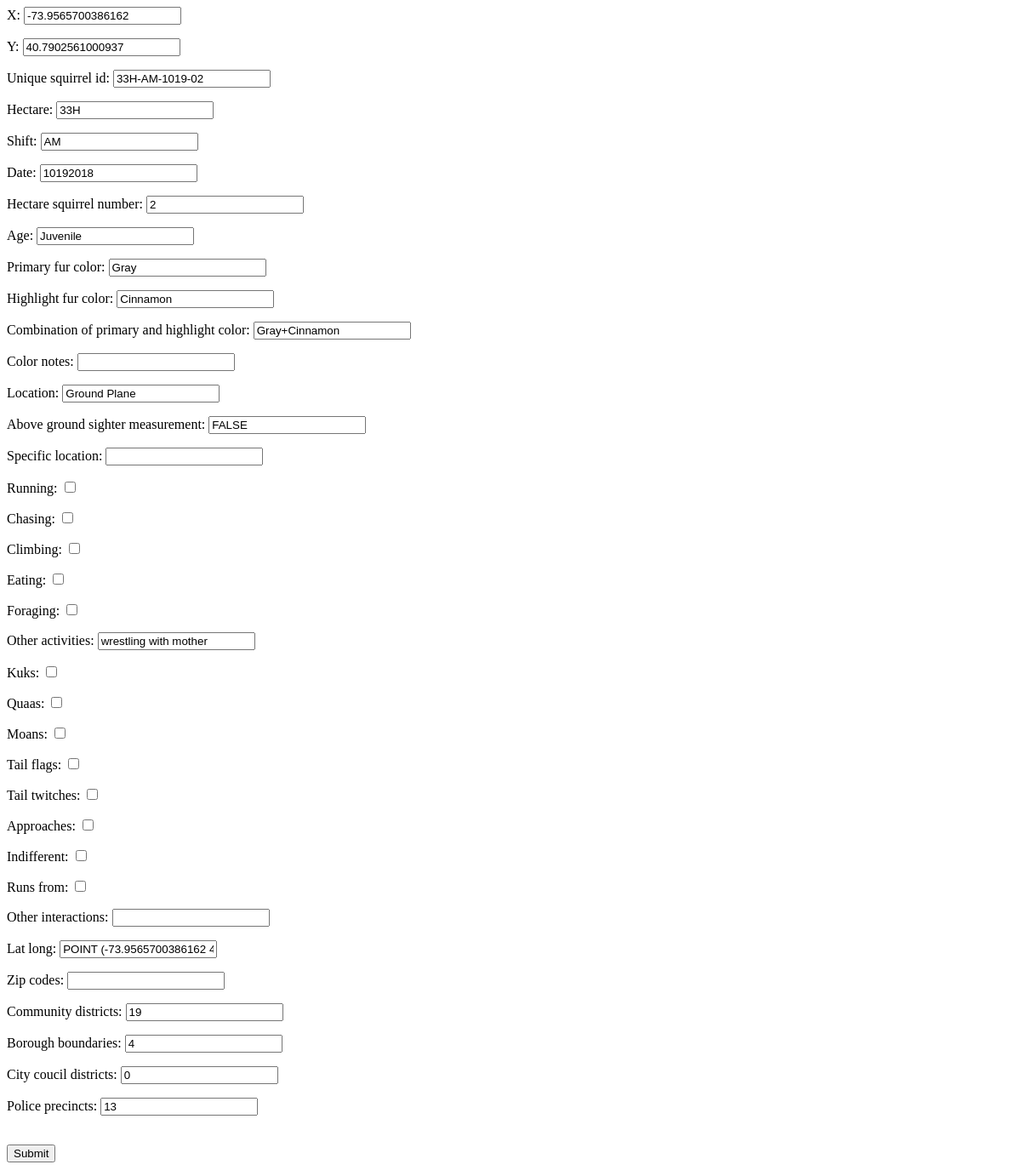
/sightings/33H-AM-1019-02/, run on an earlier commit of the app's database.
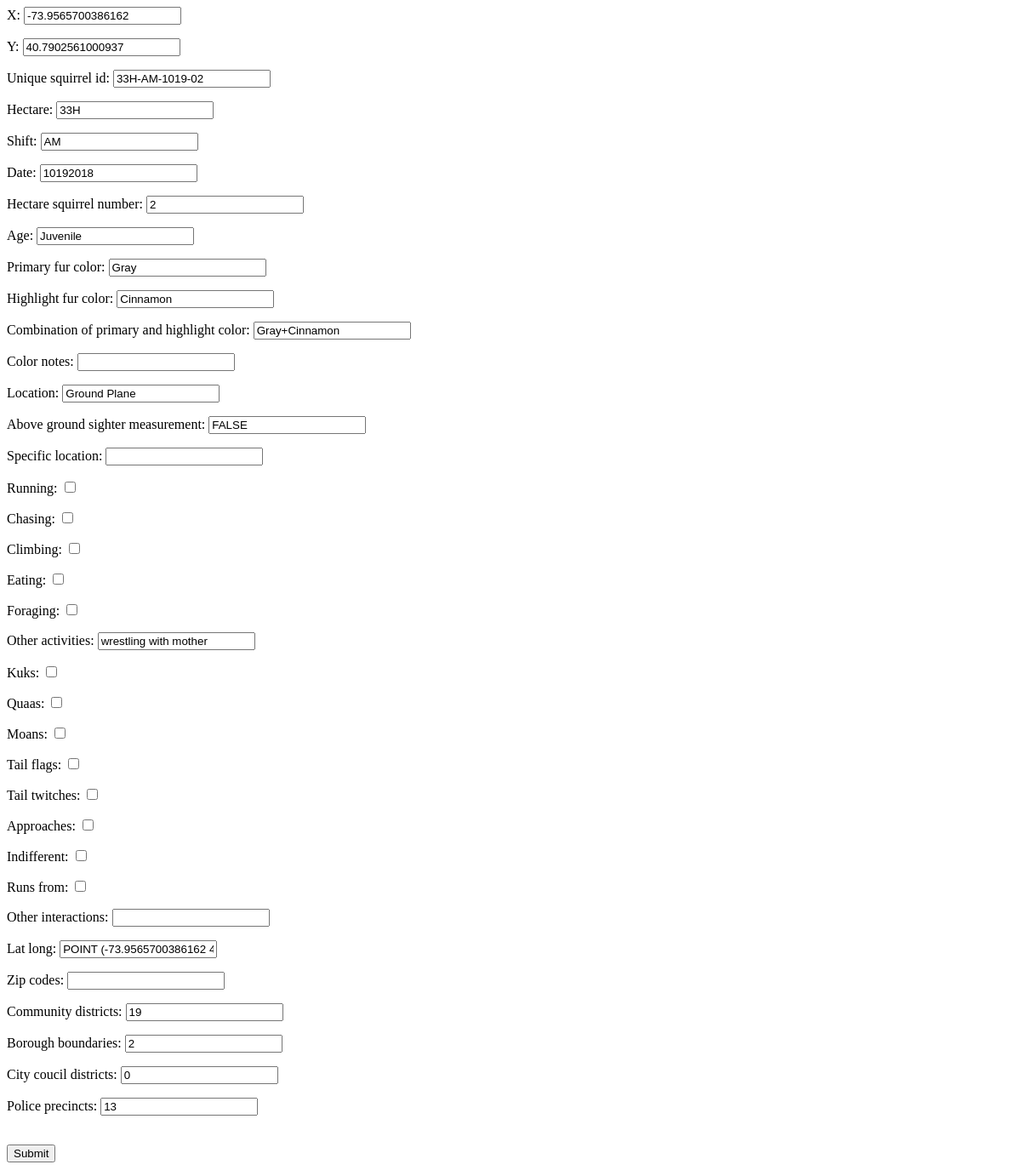
And on a later commit of the database.
### squirrel/models.py (models this page shows)
class squirrel(models.Model):
    x = models.DecimalField(max_digits=1000,decimal_places=13,default=None,blank=True)
    y = models.DecimalField(max_digits=1000,decimal_places=13,default=None,blank=True)
    unique_squirrel_id = models.CharField(max_length=14,default=None,blank=True,primary_key=True)
    hectare = models.CharField(max_length=3,default=None,blank=True)
    shift = models.CharField(max_length=2,default=None,blank=True)
    date = models.CharField(max_length=20,default=0,blank=True)
    hectare_squirrel_number = models.IntegerField(default=0,blank=True)
    age = models.CharField(max_length=8,default=None,blank=True)
    primary_fur_color = models.CharField(max_length=8,default=None,blank=True)
    highlight_fur_color = models.CharField(max_length=100,default=None,blank=True)
    combination_of_primary_and_highlight_color = models.CharField(max_length=100,default=None,blank=True)
    color_notes = models.CharField(max_length=100,default=None,blank=True)
    location = models.CharField(max_length=100,default=None,blank=True)
    above_ground_sighter_measurement = models.CharField(max_length=10,default=None,blank=True)
    specific_location = models.CharField(max_length=100,default=None,blank=True)
    running = models.BooleanField(default=None,blank=True)
    chasing = models.BooleanField(default=None,blank=True)
    climbing = models.BooleanField(default=None,blank=True)
    eating = models.BooleanField(default=None,blank=True)
    foraging = models.BooleanField(default=None,blank=True)
    other_activities = models.CharField(max_length=100,default=None,blank=True)
    kuks = models.BooleanField(default=None,blank=True)
    quaas = models.BooleanField(default=None,blank=True)
    moans = models.BooleanField(default=None,blank=True)
    tail_flags = models.BooleanField(default=None,blank=True)
    tail_twitches = models.BooleanField(default=None,blank=True)
    approaches = models.BooleanField(default=None,blank=True)
    indifferent = models.BooleanField(default=None,blank=True)
    runs_from = models.BooleanField(default=None,blank=True)
    other_interactions = models.CharField(max_length=100,default=None,blank=True)
    lat_long = models.CharField(max_length=100,default=None,blank=True)
    zip_codes = models.CharField(max_length=100,default=None,blank=True)
    community_districts = models.IntegerField(default=0,blank=True)
    borough_boundaries = models.IntegerField(default=0,blank=True)
    city_coucil_districts = models.IntegerField(default=0,blank=True)
    police_precincts = models.IntegerField(default=0,blank=True)

### squirrel/views.py (the view)
# urls.py: path('sightings/<unique_squirrel_id>/', views.update, name='update'),
def update(request,unique_squirrel_id):
    s_t = squirrel.objects.get(unique_squirrel_id=unique_squirrel_id)
    if request.method == 'POST':
        form = SquirrelForm(request.POST, instance=s_t)
        if form.is_valid():
            form.save()
            return redirect(f'/sightings/{unique_squirrel_id}')
    else:
        form = SquirrelForm(instance=s_t)
    context = {
        'form':form,
    }
    return render(request, 'squirrel/update.html',context)

### squirrel/forms.py
class SquirrelForm(ModelForm):
    class Meta:
        model = squirrel
        fields = "__all__"

### squirrel/templates/squirrel/update.html (shortened to what this page needs)
<!doctype>
<html>
 <body>
  <form method = 'post'>
   {{form.as_p}}
   <br>
   <input type='submit' name ='Submit'>
 </body>
</html>

What changed in the data, as far as the page shows it:
changed squirrel "33H-AM-1019-02": borough_boundaries "4" → "2"
